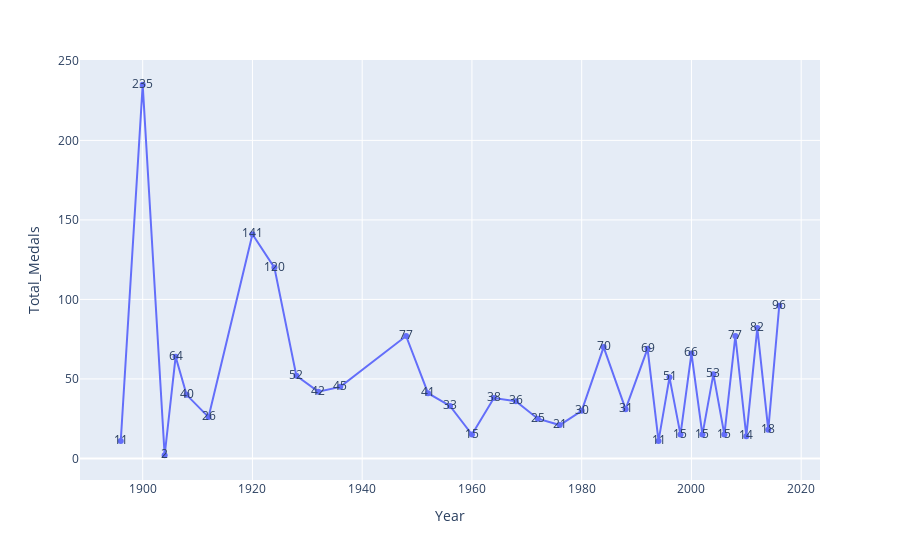

The code cell stored with this chart in its notebook:
### Code cell
France_performance = pd.read_sql(
    ''' 
    SELECT Year, 
        sum(CASE WHEN Medal = 'Bronze' THEN 1 ELSE 0 END) AS Bronze,
        sum(CASE WHEN Medal = 'Silver' THEN 1 ELSE 0 END) AS Silver,
        sum(CASE WHEN Medal = 'Gold' THEN 1 ELSE 0 END) AS Gold,
        sum(CASE WHEN Medal IN ('Bronze', 'Silver', 'Gold') THEN 1 ELSE 0 END) AS Total_Medals
    FROM athlete
    WHERE NOC = 'FRA'
    group by Year
    ORDER BY Year DESC
    ''', con= engine
)
plt.plot(France_performance.Year, France_performance.Bronze, color = "brown", label = "Bronze")
plt.plot(France_performance.Year, France_performance.Silver, color = "silver", label = "Silver")
plt.plot(France_performance.Year, France_performance.Gold, color = "yellow", label = "Gold")

plt.xlabel("Year")
plt.ylabel("Medals")
plt.legend()

plt.figure(figsize=(10, 15))
fig = px.line(France_performance, x = 'Year', y= 'Total_Medals', text='Total_Medals')
fig.show()

### Figure 1 — Plotly figure (JSON) as saved in the notebook; plotly's stock layout.template omitted (floating-point values rounded to 4 significant figures)
{"data": [{"hovertemplate": "Year=%{x}<br>Total_Medals=%{text}<extra></extra>", "legendgroup": "", "line": {"color": "#636efa", "dash": "solid"}, "marker": {"symbol": "circle"}, "mode": "lines+markers+text", "name": "", "orientation": "v", "showlegend": false, "text": [96, 18, 82, 14, 77, 15, 53, 15, 66, 15, 51, 11, 69, 31, 70, 30, 21, 25, 36, 38, 15, 33, 41, 77, 45, 42, 52, 120, 141, 26, 40, 64, 2, 235, 11], "type": "scatter", "x": [2016, 2014, 2012, 2010, 2008, 2006, 2004, 2002, 2000, 1998, 1996, 1994, 1992, 1988, 1984, 1980, 1976, 1972, 1968, 1964, 1960, 1956, 1952, 1948, 1936, 1932, 1928, 1924, 1920, 1912, 1908, 1906, 1904, 1900, 1896], "xaxis": "x", "y": [96, 18, 82, 14, 77, 15, 53, 15, 66, 15, 51, 11, 69, 31, 70, 30, 21, 25, 36, 38, 15, 33, 41, 77, 45, 42, 52, 120, 141, 26, 40, 64, 2, 235, 11], "yaxis": "y"}], "layout": {"legend": {"tracegroupgap": 0}, "margin": {"t": 60}, "xaxis": {"anchor": "y", "domain": [0, 1], "title": {"text": "Year"}}, "yaxis": {"anchor": "x", "domain": [0, 1], "title": {"text": "Total_Medals"}}}}
